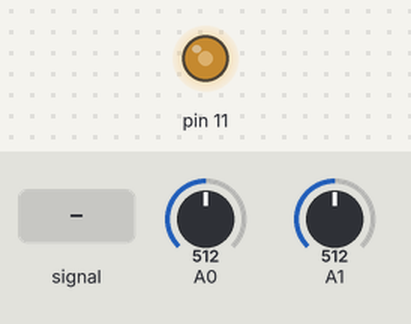
Simulated run of this sketch. Board: Arduino Uno, built with avr-gcc and run on an emulated ATmega328P. Shown: output pins drawn as LEDs (lit = HIGH). The inputs (shaded band) are chosen by the test bench; at power-on: A0 = 512, A1 = 512.

Above: at 1.2 s.
1.3 s: A0 fed a 200 Hz sine of ±81 counts around its level
Timing chart, 0 to 3.8 s (numbered marks = the images above; inputs shaded):
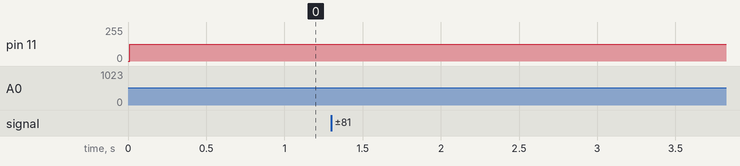

The sketch:

arduino_filter.ino
```cpp
// Algot Sandahl

/* Arduino Realtime Audio Processing
   2 ADC 8-Bit Mode
   analog input 0 is used to sample the audio signal
   analog input 1 is used to control an audio effect
   PWM DAC with Timer2 as analog output

   Original idea:
   KHM 2008 / Lab3/  Martin Nawrath nawrath@khm.de
   Kunsthochschule fuer Medien Koeln
   Academy of Media Arts Cologne

   Redeveloped by Niklas Rönnberg
   Linköping university
   For the course Ljudteknik 1
 */

// Inkludera math, för att kunna använda M_PI, round osv
#include <math.h>

// cbi betyder Clear Bit i I/O-registret och sätter specifik bit till 0
// sbi betyder Set Bit i I/O-registret och sätter specifik bit till 1
// Definiera cbi och sbi
#define cbi(sfr, bit) (_SFR_BYTE(sfr) &= ~_BV(bit))
#define sbi(sfr, bit) (_SFR_BYTE(sfr) |= _BV(bit))

// Definiera globala variabler som kommer att användas till delning av interruptservicen
boolean div32;
boolean div16;

// Definiera globala variabler
volatile boolean sampleFlag; // Sampleflaggan
volatile byte badc0; // Det samplade ljudvärdet, byte AD-konverterare kanal 0
volatile byte badc1; // Det samplade potentiometervärdet, kanal 1
volatile byte ibb; // Global interruptvariabel

int bufferIndex; // Index i SRAM buffer

int soundSampleFromADC; // Variabel för att läsa samplevärde från ADCn
int soundSampleFromSramBuffer; // Variabel för att läsa samplevärde från SRAM buffer
byte sramBufferSampleValue; // sparat samplevärde i SRAM buffer

byte sramBuffer[512]; // SRAM buffer, "ljudminne", 8-bitar


// Filter variables
float alpha;
float alpha2;
int oldSample;
int lpSample;
int hpSample;

// Bandpass
int bplpSample;
int bpSample;

int brSample;


// setup() är en funktion som körs en, och endast en gång, när Arduinot startas eller resetas. Den används för att initiera variabler, pinmodes etc. Void används då funktionen inte förväntas returnera något.
void setup()
{
  fillSramBufferWithWaveTable(); // Fyll SRAM-bufferten
  Serial.begin(57600);        // connect to the serial port
  // Atmega32 har tre register för ADC - ADCSRA , ADMUX and ADCW
  // Det är snabbare att manipulera portar och pinnar med AVR-kod
  // jämfört mot Arduinos digitalWrite()-funktion.

  // set adc prescaler to 64 for 19kHz sampling frequency
  // ADCSRA står för ADC Control and Status Register A
  cbi(ADCSRA, ADPS2);
  sbi(ADCSRA, ADPS1);
  sbi(ADCSRA, ADPS0);

  // ADMUX är lågnivåskontroll av analog-till-digital-konverterarna.
  // ADMUX är ett 8-bitars tal som innehåller ADCH-register
  // ADMUX står för ADC Multiplexer Selection Register
  sbi(ADMUX,ADLAR);  // 8-Bit ADC in ADCH Register
  sbi(ADMUX,REFS0);  // VCC Reference
  cbi(ADMUX,REFS1);
  cbi(ADMUX,MUX0);   // Set Input Multiplexer to Channel 0
  cbi(ADMUX,MUX1);
  cbi(ADMUX,MUX2);
  cbi(ADMUX,MUX3);

  // TCCRnA och TCCRnB är kontrollregister för timer/räknare
  // Timer2s PWM-mode sätts till fast PWM
  cbi(TCCR2A, COM2A0); // Toggle on Compare Match
  sbi(TCCR2A, COM2A1);
  sbi(TCCR2A, WGM20); // waveform generation mode
  sbi(TCCR2A, WGM21);
  cbi(TCCR2B, WGM22);

  // Timer2 Clock Prescaler to : 1
  sbi(TCCR2B, CS20);
  cbi(TCCR2B, CS21);
  cbi(TCCR2B, CS22);

  // Timer2 PWM Port Enable
  sbi(DDRB,3); // Sätt digitalpin 11 till PWM för att användas som analogutgång (OCR2A)

  cbi(TIMSK0,TOIE0); // Inaktiverar Timer0 Interrupt
  sbi(TIMSK2,TOIE2); // Aktiverar Timer2 Interrupt

  // Tilldela variabel soundSampleFromADC ett samplevärde från ADCn
  soundSampleFromADC = badc0;
}


// loop() är en funktion som körs om och om igen efter att Arduinot har startats och setup() har initierat Arduinot. Detta är huvudfunktionen och den körs så snabbt/ofta det går enligt klockfrekvensen i Arduinot. Normal klockfrekvens är 16MHz.
void loop()
{
  // Vänta på samplevärde från analog-till-digital-konverteraren
  // en samplingscykel 15625 KHz = 65 mikrosekunder
  while (!sampleFlag) {
  }

  // Wave table synthesis
  int p = 20;
  bufferIndex += p;
  bufferIndex %= 512;


  soundSampleFromADC = badc0;
  //int currentSample = sramBuffer[bufferIndex];
  int currentSample = soundSampleFromADC;

  // Filters
  alpha = (float)map(badc1, 0, 255, 4, 78) / 100.0f;
  //alpha = badc1 / 255.0f;
  alpha2 = sqrt(alpha);

  lpSample = (1.0f - alpha) * oldSample + alpha * currentSample;

  hpSample = (currentSample - 127) - (lpSample - 127) + 127;

  bplpSample = (1.0f - alpha2) * oldSample + alpha2 * currentSample;
  bpSample = (bplpSample - 127) - (lpSample - 127) + 127;

  brSample = 127 + (currentSample - bpSample);

  // Set output
  OCR2A = lpSample;
  //OCR2A = currentSample;
  //Serial.println(OCR2A);

  oldSample = OCR2A;

  sampleFlag = false;  // Sätt samplingsflaggan till false för att invänta nästa sample

}


// Funktion för att fylla SRAM buffern med en vågform
void fillSramBufferWithWaveTable(){
  // SQUARE
  /*float soundValue = 0;
  for (int i = 0; i < sizeof(sramBuffer); ++i) {
    if (i < 255) {
      soundValue = 192;
    } else {
      soundValue = 64;
    }
    sramBuffer[i] = soundValue;
  }*/

  // SAWTOOTH
  float soundValue = 255;
  for (int i = 0; i < sizeof(sramBuffer); ++i) {
    soundValue = soundValue - 255.0f / sizeof(sramBuffer);
    sramBuffer[i] = soundValue;
  }

  // TRIANGLE
  /*float soundValue = 255;
  for (int i = 0; i < sizeof(sramBuffer) / 2; ++i) {
    soundValue = soundValue - 255.0f / (sizeof(sramBuffer) / 2);
    sramBuffer[i] = floor(soundValue);
  }
  for (int i = sizeof(sramBuffer) / 2; i < sizeof(sramBuffer); ++i) {
    soundValue = soundValue + 255.0f / (sizeof(sramBuffer) / 2);
    sramBuffer[i] = ceil(soundValue);
  }*/


  // TRIANGLE 2
  /*float soundValue = 255;
  for (int i = 0; i < sizeof(sramBuffer) / 2; ++i) {
    soundValue = soundValue - 255.0f / (sizeof(sramBuffer) / 2);
    sramBuffer[i] = round(soundValue);
  }
  for (int i = sizeof(sramBuffer) / 2; i < sizeof(sramBuffer); ++i) {
    soundValue = soundValue + 255.0f / (sizeof(sramBuffer) / 2);
    sramBuffer[i] = round(soundValue);
  }*/


  // SINE
  /*float soundValue = 0;
  float deltaSoundValue = (2.0f * M_PI) / sizeof(sramBuffer);
  for (int i = 0; i < sizeof(sramBuffer); ++i) {
    float sinusSample = 127.0f * sin(soundValue) + 127.0f;
    soundValue += deltaSoundValue;
    sramBuffer[i] = sinusSample;
  }*/

  // MIXED SINE AND SQUARE
  /*float soundValue = 0;
  float deltaSoundValue = (2.0f * M_PI) / sizeof(sramBuffer);

  for (int i = 0; i < sizeof(sramBuffer); ++i) {
    float sinusSample = 127.0f * sin(soundValue);
    soundValue += deltaSoundValue;

    float squareValue = 64 * ((i < 255) ? 1 : -1);
    sramBuffer[i] = 127.0f + (sinusSample + squareValue) / 2;
  }*/
}


// Timer2, interruptservice 62.5 KHz
// Här samplas analogingång 0 (ljudingången) och analogingång 1 (potentiometern) 16Mhz / 256 / 2 / 2 = 15625 Hz
ISR(TIMER2_OVF_vect) {
  div32=!div32; // Dela timer2s frekvens med 2 till 31.25kHz genom att toggla div32 mellan 0 och 1 och gör bara något när div32 är 1
  if (div32){
    div16=!div16; //  Dela timer2 igen på samma sätt
    if (div16) {
    // Sampla kanal 0 och 1 varannan gång så att båda kanalerna samplas i 15.6kHz
      badc0 = ADCH; // Sampla ADC kanal 0
      sbi(ADMUX,MUX0); // Sätt multiplex till kanal 1 (med hjälp av sbi)
      sampleFlag = true; // Sätt samplingsflaggan till true då ljudet har samplats en gång
    }
    else
    {
      badc1 = ADCH; // Sampla ADC kanal 1
      cbi(ADMUX,MUX0); // Sätt multiplex till kanal 0 (med hjälp av cbi)
    }
    ibb++; // Kort fördröjning innan nästa conversion
    ibb--;
    ibb++;
    ibb--;
    sbi(ADCSRA,ADSC); // Starta nästa conversion
  }
}
```
